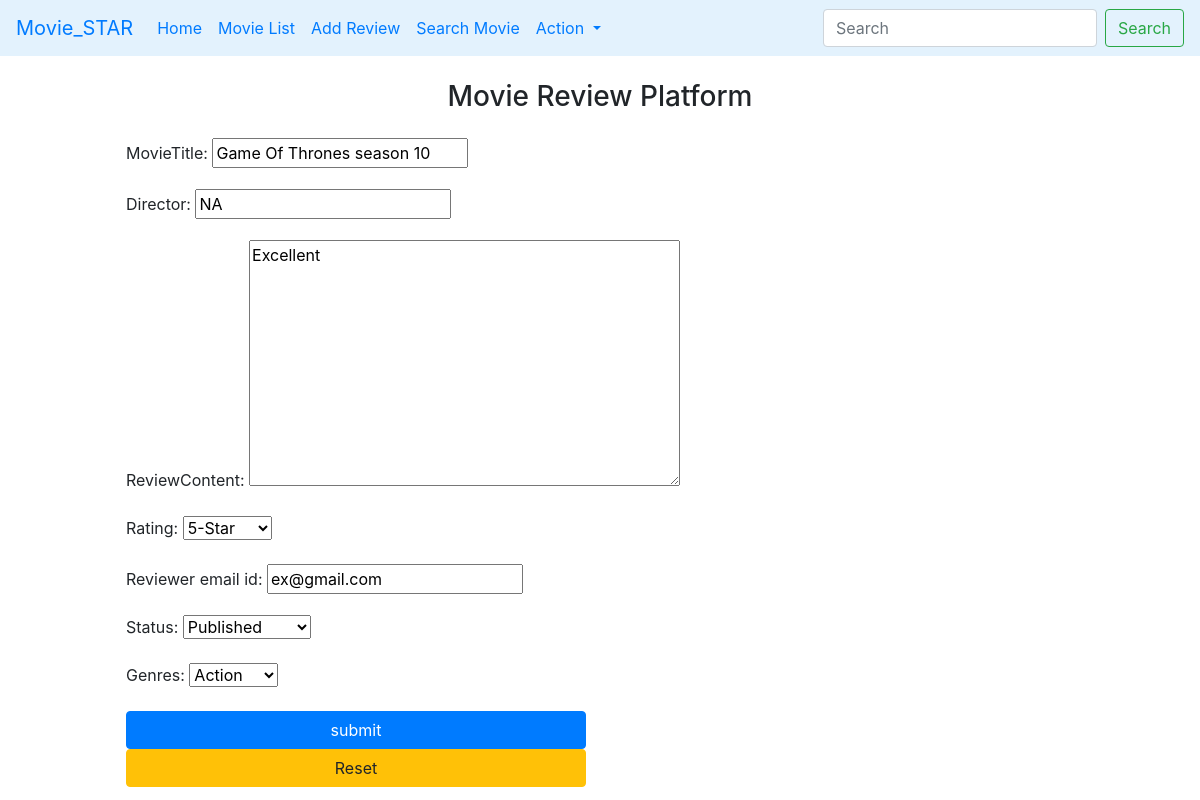
The page /u/6 on the database its author committed.
### main/models.py (models this page shows, shortened)
class Movie_Review(models.Model):
    MovieTitle = models.CharField(max_length=200)
    director = models.CharField(max_length=100)
    reviewContent = models.TextField(max_length=200, null=False)
    rating = models.TextField(choices = rating, null=False)
    created_at = models.DateTimeField(auto_now_add=True)
    reviewer_email_id = models.EmailField(max_length=100)
    status = models.TextField(choices=status_cho)
    genres = models.TextField(choices = DEMO_CHOICES)

### main/views.py (the view)
# urls.py: path("u/<int:pk>", update, name = "update"),
def update(request, pk):
    obj = Movie_Review.objects.get(pk=pk)
    form = MovieReviewForm(instance=obj)
    if request.method == 'POST':
        form = MovieReviewForm(request.POST, instance=obj)
        if form.is_valid():
            form.save()
            return redirect("show")
    return render (request, "main/index.html", locals())

### main/forms.py
class MovieReviewForm(forms.ModelForm):
    class Meta:
        model = Movie_Review
        fields = "__all__"

### templates/main/index.html (shortened to what this page needs)
 {% extends "main/base.html" %}
 {%block main%}
 <div class="container m-3 ">
    <div class="row">
    <div class="col-sm-10 offset-1">
        <form method = "POST">
            {{form.as_p}}
            <input type="submit" value="submit" class="btn btn-primary col-6 ">
            <input type="reset" value="Reset" class="btn btn-warning col-6 float-end ">
        </form>
    </div>
</div>
</div>
 {% endblock %}

### rows shown on the page
Movie_Review: MovieTitle "Game Of Thrones season 10", director "NA", reviewContent "Excellent", rating "5-Star", reviewer_email_id "ex@gmail.com", status "Published", genres "Action"
